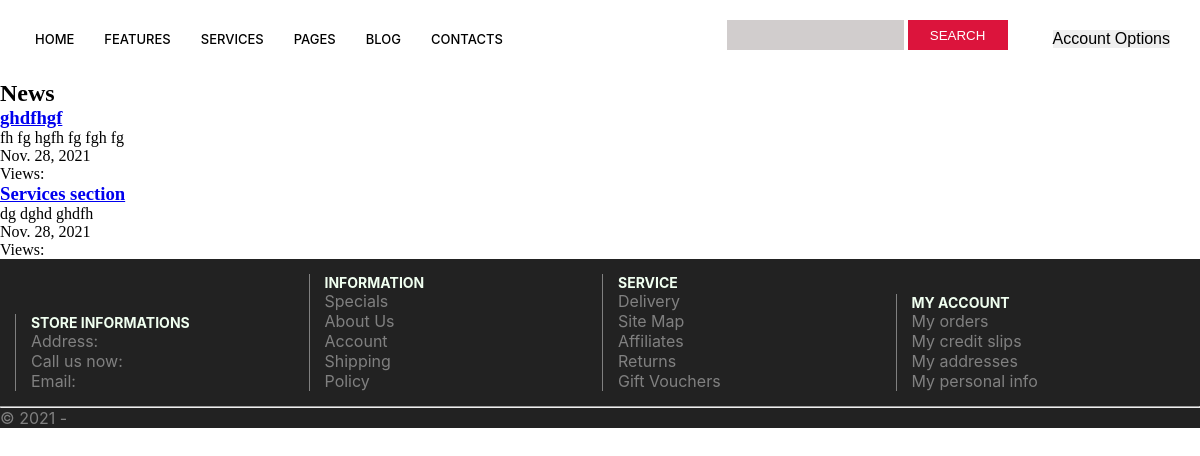
Screenshot of /blog/ with the database file from the repository.
### blog/models.py (models this page shows, shortened)
class Post(models.Model):
    title = models.CharField(max_length=100)
    image = models.ImageField(verbose_name="Post Image:", upload_to='static/')
    description = models.TextField()
    published = models.DateField(auto_now_add=True)
    slug = models.SlugField(unique=True, max_length=100)
    hit_count_generic = GenericRelation(HitCount, object_id_field='object_pk',
     related_query_name='hit_count_generic_relation')

### blog/views.py (the view)
# urls.py: path('blog/', PostListView.as_view(), name='posts'),
class PostListView(ListView):
    model = Post
    context_object_name = 'posts'
    template_name = 'blog/post_list.html'

### blog/templates/blog/post_list.html (shortened to what this page needs)
{% extends 'base.html' %}
{% load static %}
{% load hitcount_tags %}
{% block head %}
<link rel="stylesheet" href="{% static 'css/blog.css' %}">
{% endblock head %}
{% block content %}
  <h2>News</h2>
  <ul>
    {% for post in posts %}
        <h3 class="mt-5"><a href='{% url "detail_post" post.slug %}'>{{post.title}}</a></h3>
        <p class="lead">{{post.description}}</p>
        <p>{{post.published}}</p>
        <p>Views: {% get_hit_count for post %}</p>
    {% endfor %}
  </ul>
{% endblock %}

### static/css/base.css (style rules this page uses)
* { margin: 0; padding: 0; }

### rows the page displays
Post: title "ghdfhgf", description "fh fg hgfh fg fgh fg", published "Nov. 28, 2021"
Post: title "Services section", description "dg dghd ghdfh", published "Nov. 28, 2021"
